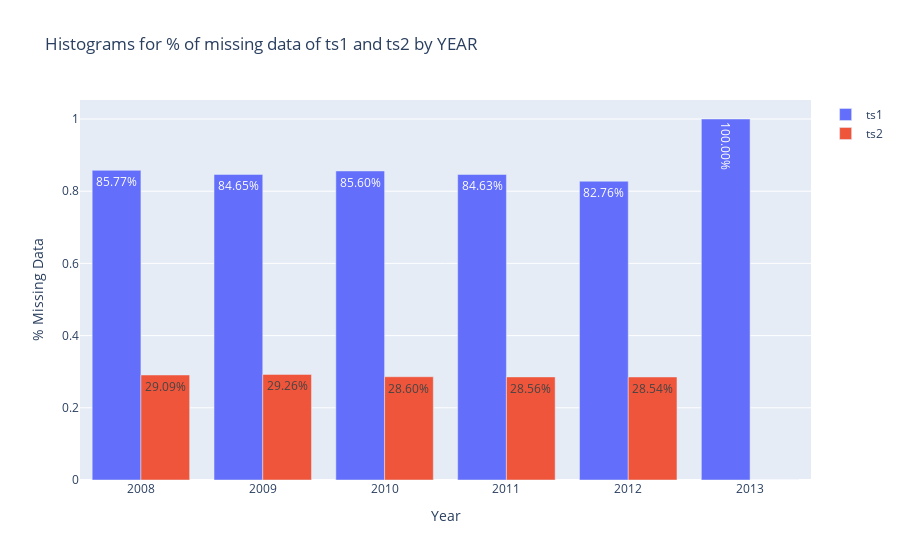
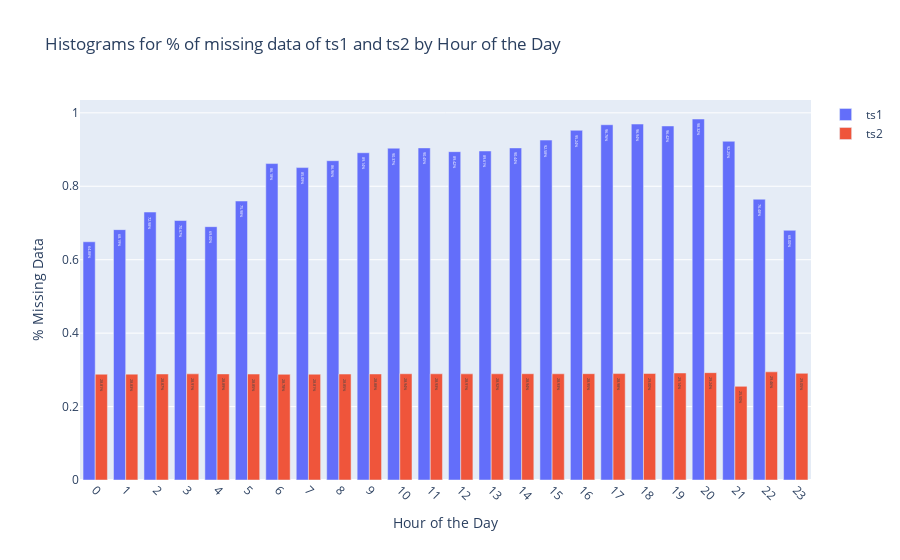

The notebook cell saved with these charts, in order:
### Code cell
# this data Validation module will check missing data and invalid data
# calculate some statistic number on Missing data 
# calculate simple correlation of the 1 period return
#%%  
import pandas as pd
import numpy as np
import datetime
import scipy.stats as stats
import plotly.graph_objects as go

# read the trading data into a pandas data frame
df = pd.read_csv('quantTest_data.csv',header = None, names = ['date','ts1','ts2'], index_col = 0)

# Convert date col to readarble date time
df['date_time'] = [(datetime.datetime(1,1,1)+ datetime.timedelta(epoch_time)- datetime.timedelta(days=367)).strftime('%Y%m%d %H:%M:%S') for epoch_time in df.index]
df['m_ts1'] = pd.Series()
df['m_ts2'] = pd.Series()
# check for missing data and count the number of missing values in each column
df[['m_ts1', 'm_ts2']]= df[['ts1', 'ts2']].isnull()
df['date_time'] = pd.to_datetime(df['date_time'])
# group data in year and count % missing value of each column 
yearly_data = df.groupby(df['date_time'].dt.year).mean()
# group data in hour and count % missing value of each column
hourly_data = df.groupby(df['date_time'].dt.hour).mean()

#print(yearly_data)
fig = go.Figure()
fig.add_trace(go.Bar(x = yearly_data.index, y =yearly_data['m_ts1'], name='ts1', text=[f"{val:.2%}" for val in yearly_data['m_ts1']],  texttemplate='%{text}',)) #, x= yearly_data.index, y= 'm_ts1', labels={'x':'Year', 'y':'% of Missing Data'}))
fig.add_trace(go.Bar(x = yearly_data.index, y =yearly_data['m_ts2'], name='ts2', text=[f"{val:.2%}" for val in yearly_data['m_ts2']],  texttemplate='%{text}',)) 

# Set the layout of the figure
fig.update_layout(
    title='Histograms for % of missing data of ts1 and ts2 by YEAR',
    xaxis_title='Year',
    yaxis_title='% Missing Data'
)
# Show the plot
fig.show()

fig2 = go.Figure()
fig2.add_trace(go.Bar(x = hourly_data.index, y =hourly_data['m_ts1'], name='ts1', text=[f"{val:.2%}" for val in hourly_data['m_ts1']],  texttemplate='%{text}',)) #, x= yearly_data.index, y= 'm_ts1', labels={'x':'Year', 'y':'% of Missing Data'}))
fig2.add_trace(go.Bar(x = hourly_data.index, y =hourly_data['m_ts2'], name='ts2', text=[f"{val:.2%}" for val in hourly_data['m_ts2']],  texttemplate='%{text}',)) 

# Set the layout of the figure
fig2.update_layout(
    title='Histograms for % of missing data of ts1 and ts2 by Hour of the Day',
    xaxis=dict(
        title = 'Hour of the Day',
        automargin=False,
        tickangle=45,
        dtick = 1
        ),
    yaxis_title='% Missing Data'
)
# Show the plot
fig2.show()
# print(yearly_data, hourly_data)


df['r_ts1'] = np.log(df['ts1']/df['ts1'].shift(1))
df['r_ts2'] = np.log(df['ts2']/df['ts2'].shift(1))

df = df.dropna()
# calculate the Pearson correlation coefficient and the p-value
tcorr, p_value = stats.pearsonr(df['r_ts1'], df['r_ts2'])
print(tcorr, p_value)

# %%

### Figure 1 — Plotly figure (JSON) as saved in the notebook; plotly's stock layout.template omitted (floating-point values rounded to 4 significant figures)
{"data": [{"name": "ts1", "text": ["85.77%", "84.65%", "85.60%", "84.63%", "82.76%", "100.00%"], "texttemplate": "%{text}", "type": "bar", "x": [2008, 2009, 2010, 2011, 2012, 2013], "y": [0.8577, 0.8465, 0.856, 0.8463, 0.8276, 1]}, {"name": "ts2", "text": ["29.09%", "29.26%", "28.60%", "28.56%", "28.54%", "0.00%"], "texttemplate": "%{text}", "type": "bar", "x": [2008, 2009, 2010, 2011, 2012, 2013], "y": [0.2909, 0.2926, 0.286, 0.2856, 0.2854, 0]}], "layout": {"title": {"text": "Histograms for % of missing data of ts1 and ts2 by YEAR"}, "xaxis": {"title": {"text": "Year"}}, "yaxis": {"title": {"text": "% Missing Data"}}}}

### Figure 2 — Plotly figure (JSON) as saved in the notebook; plotly's stock layout.template omitted (floating-point values rounded to 4 significant figures)
{"data": [{"name": "ts1", "text": ["64.88%", "68.19%", "72.98%", "70.67%", "69.00%", "75.98%", "86.18%", "85.09%", "86.96%", "89.14%", "90.37%", "90.45%", "89.42%", "89.61%", "90.44%", "92.58%", "95.24%", "96.76%", "96.94%", "96.42%", "98.32%", "92.25%", "76.48%", "68.00%"], "texttemplate": "%{text}", "type": "bar", "x": [0, 1, 2, 3, 4, 5, 6, 7, 8, 9, 10, 11, 12, 13, 14, 15, 16, 17, 18, 19, 20, 21, 22, 23], "y": [0.6488, 0.6819, 0.7298, 0.7067, 0.69, 0.7598, 0.8618, 0.8509, 0.8696, 0.8914, 0.9037, 0.9045, 0.8942, 0.8961, 0.9044, 0.9258, 0.9524, 0.9676, 0.9694, 0.9642, 0.9832, 0.9225, 0.7648, 0.68]}, {"name": "ts2", "text": ["28.81%", "28.83%", "28.87%", "28.91%", "28.89%", "28.85%", "28.78%", "28.81%", "28.85%", "28.88%", "28.94%", "28.93%", "28.91%", "28.92%", "28.94%", "28.93%", "28.95%", "28.98%", "29.00%", "29.14%", "29.24%", "25.50%", "29.46%", "29.05%"], "texttemplate": "%{text}", "type": "bar", "x": [0, 1, 2, 3, 4, 5, 6, 7, 8, 9, 10, 11, 12, 13, 14, 15, 16, 17, 18, 19, 20, 21, 22, 23], "y": [0.2881, 0.2883, 0.2887, 0.2891, 0.2889, 0.2885, 0.2878, 0.2881, 0.2885, 0.2888, 0.2894, 0.2893, 0.2891, 0.2892, 0.2894, 0.2893, 0.2895, 0.2898, 0.29, 0.2914, 0.2924, 0.255, 0.2946, 0.2905]}], "layout": {"title": {"text": "Histograms for % of missing data of ts1 and ts2 by Hour of the Day"}, "xaxis": {"automargin": false, "dtick": 1, "tickangle": 45, "title": {"text": "Hour of the Day"}}, "yaxis": {"title": {"text": "% Missing Data"}}}}
